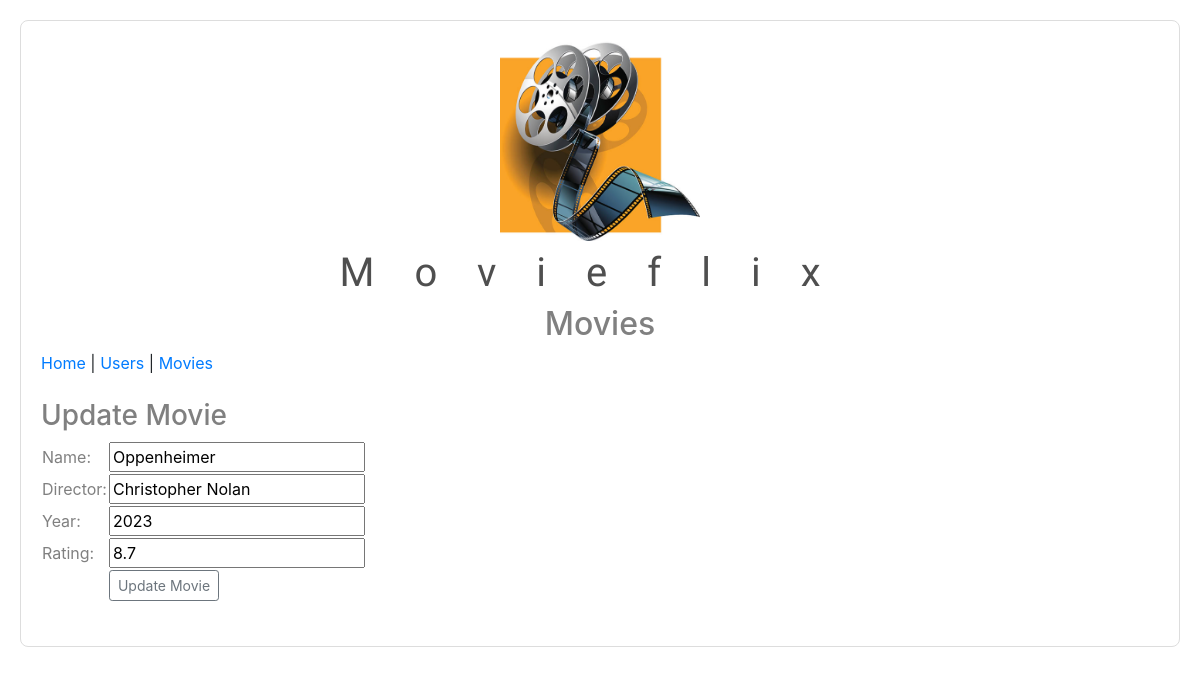
The page /movies/update_movie/10 on the database its author committed.
### data_manager/data_models.py (models this page shows, shortened)
class Movie(db.Model):
    __tablename__ = 'movies'
    id = db.Column(db.Integer, primary_key=True, autoincrement=True)
    movie_name = db.Column(db.String(50), unique=True)
    director = db.Column(db.String(50))
    year = db.Column(db.Integer)
    rating = db.Column(db.Float, default=0.0)
    poster = db.Column(db.String)
    website = db.Column(db.String)
    users = db.relationship('UserMovie', back_populates='movie')
    movie_reviews = db.relationship('MovieReview', back_populates='movie')  # New relationship

### movies_routes.py (the view, shortened to what this page needs)
@movies_bp.route('/movies/update_movie/<int:movie_id>', methods=['GET', 'POST'])
def update_movie(movie_id: int):
    movie = g.movies_data_manager.get_movie(movie_id)
    if movie is None:
        abort(404)
    return render_template('update_movie.html', movie=movie)

### app.py (called while the page is built)
@app.before_request
def before_request():
    g.users_data_manager = users_data_manager
    g.movies_data_manager = movies_data_manager
    g.users_movies_data_manager = users_movies_data_manager
    g.movies_reviews_data_manager = movies_reviews_data_manager

### data_manager/movies.py (called while the page is built)
    def get_movie(self, movie_id: int) -> dict | None:
        movie = self._data_manager.get_item_by_id(movie_id)
        if not movie:
            return None
        return self.__movie_to_dict(movie)

### data_manager/sqlite_data_manager.py (called while the page is built)
    def get_item_by_id(self, item_id):
        try:
            return self._entity.query. \
                filter(getattr(self._entity, self._id_key) == item_id). \
                one()
        except SQLAlchemyError:
            self.db.session.rollback()
            return None

### templates/update_movie.html (shortened to what this page needs)
<!DOCTYPE html>
<html lang="en">
<head>
    <link rel="stylesheet" href="{{ url_for('static', filename='style.css') }}">
    <link rel="stylesheet" href="https://stackpath.bootstrapcdn.com/bootstrap/4.3.1/css/bootstrap.min.css">
    <link rel="stylesheet" href="https://stackpath.bootstrapcdn.com/bootstrap/4.3.1/css/bootstrap.min.css">
</head>
<body>
    <div class="movie">
        <header>
            <h1><img src="/static/images/logo.png" alt="logo"></h1>
            <h1>Movieflix</h1>
            <h2>Movies</h2>
            <a href="/">Home</a> |
            <a href="/users">Users</a> |
            <a href="/movies">Movies</a>
            <br>
            <br>
        </header>
        <main>
            <h3>Update Movie</h3>
            <form action="{{ url_for('movies.update_movie', movie_id=movie.id) }}" method="POST">
                <table>
                    <tr>
                        <td>Name:</td>
                        <td><input type="text" name="movie_name" id="movie_name" value="{{ movie.movie_name }}"></td>
                    </tr>
                    <tr>
                        <td>Director:</td>
                        <td><input type="text" name="director" id="director" value="{{ movie.director }}"></td>
                    </tr>
                    <tr>
                        <td>Year:</td>
                        <td><input type="text" name="year" id="year" value="{{ movie.year }}"></td>
                    </tr>
                    <tr>
                        <td>Rating:</td>
                        <td><input type="text" name="rating" id="rating" value="{{ movie.rating }}"></td>
                    </tr>
                    <tr>
                        <td></td>
                        <td><input type="submit" name="submit_button" value="Update Movie"
                                   class="btn btn-outline-secondary btn-sm"></td>
                    </tr>
                </table>
            </form>
        </main>
        <footer class="error">
            <br>
        </footer>
    </div>
</body>
</html>

### static/style.css (style rules this page uses)
body { font-family: 'Roboto', sans-serif; background-color: #F5F5F5; padding: 20px; color: #333; }
h1 { text-align: center; color: #4F4F4F; letter-spacing: 1em; font-family: 'Orbitron', sans-serif; }
h1 img { width: 200px; height: 200px; }
.movie { background-color: #FFF; border: 1px solid #DDD; padding: 20px; margin-bottom: 20px; border-radius: 8px; }
.movie h2 { text-align: center; margin-top: 0; color: gray; }
.movie h3, td { color: gray; }
.error, .error p, .error h2 { color: red; }

### rows shown on the page
Movie: movie_name "Oppenheimer", director "Christopher Nolan", year "2023", rating "8.7"
